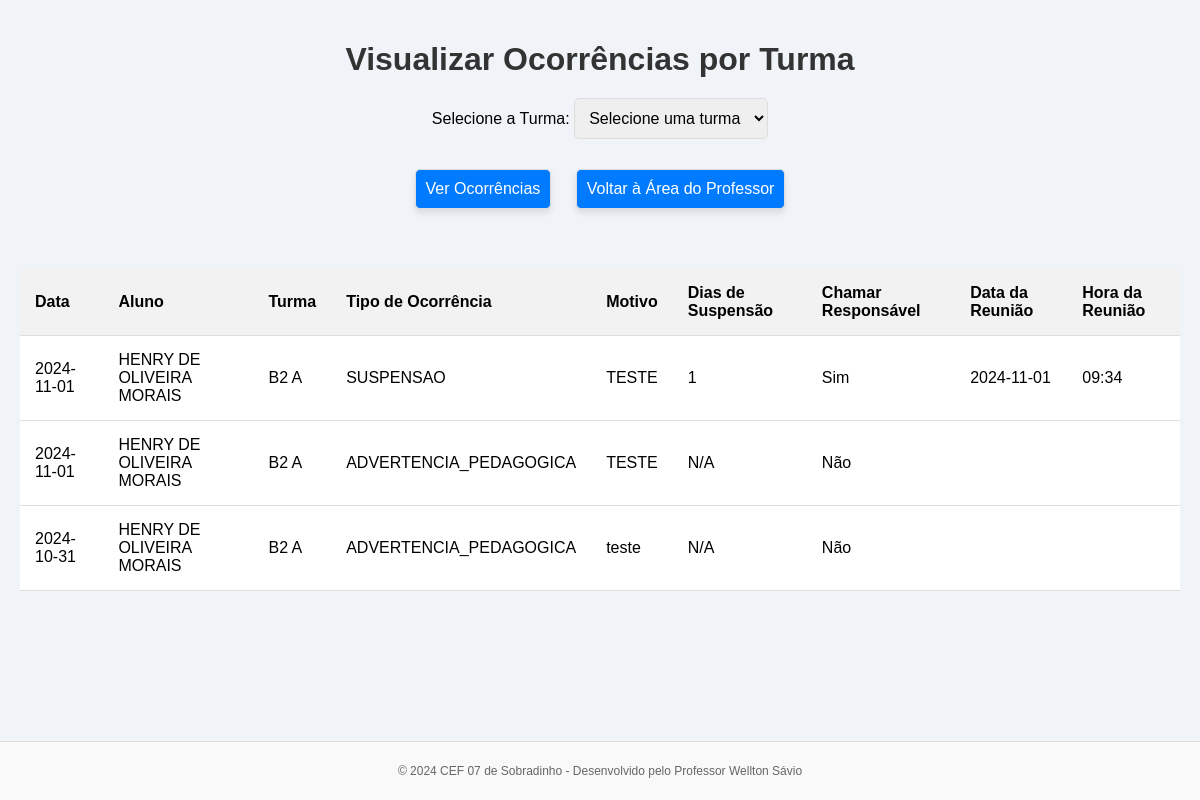
Screenshot of /visualizar_ocorrencias?turma_id=1 with the database file from the repository.
### tables this page shows
CREATE TABLE ocorrencias (
            id INTEGER PRIMARY KEY AUTOINCREMENT,
            aluno_id INTEGER,
            turma_id INTEGER,
            data TEXT,
            tipo_ocorrencia TEXT,
            motivo TEXT,
            professor TEXT,
            chamar_responsavel TEXT,
            data_reuniao TEXT,
            hora_reuniao TEXT,
            total_dias INTEGER DEFAULT 0,
            FOREIGN KEY (aluno_id) REFERENCES alunos(id),
            FOREIGN KEY (turma_id) REFERENCES turmas(id)
        );

CREATE TABLE alunos (
            id INTEGER PRIMARY KEY AUTOINCREMENT,
            nome TEXT NOT NULL,
            turma_id INTEGER,
            FOREIGN KEY (turma_id) REFERENCES turmas(id)
        );

CREATE TABLE turmas (
            id INTEGER PRIMARY KEY AUTOINCREMENT,
            nome TEXT UNIQUE NOT NULL
        , turno TEXT NOT NULL DEFAULT 'Matutino');

### app.py (the view)
@app.route('/visualizar_ocorrencias', methods=['GET'])
def visualizar_ocorrencias():
    conn = conectar_bd()
    cursor = conn.cursor()
    cursor.execute("SELECT id, nome FROM turmas")
    turmas = cursor.fetchall()
    turma_id = request.args.get('turma_id')
    ocorrencias = []
    if turma_id:
        cursor.execute('''
            SELECT ocorrencias.id, alunos.nome AS aluno_nome, turmas.nome AS turma_nome, ocorrencias.data,
                   ocorrencias.tipo_ocorrencia, ocorrencias.motivo, ocorrencias.total_dias,
                   ocorrencias.chamar_responsavel, COALESCE(ocorrencias.data_reuniao, 'N/A') AS data_reuniao,
                   COALESCE(ocorrencias.hora_reuniao, 'N/A') AS hora_reuniao
            FROM ocorrencias
            JOIN alunos ON ocorrencias.aluno_id = alunos.id
            JOIN turmas ON alunos.turma_id = turmas.id
            WHERE turmas.id = ?
            ORDER BY ocorrencias.data DESC
        ''', (turma_id,))
        ocorrencias = cursor.fetchall()
    cursor.close()
    conn.close()
    return render_template('visualizar_ocorrencias.html', ocorrencias=ocorrencias, turmas=turmas, turma_selecionada=turma_id)

### app.py (called while the page is built)
def conectar_bd():
    conn = sqlite3.connect('database.db')
    conn.row_factory = sqlite3.Row
    return conn

### templates/visualizar_ocorrencias.html (shortened to what this page needs)
<!DOCTYPE html>
<html lang="pt-BR">
<head>
    <link rel="stylesheet" href="{{ url_for('static', filename='styles.css') }}">
</head>
<body>
    <h1>Visualizar Ocorrências por Turma</h1>
    <div class="form-container">
        <form method="GET" action="{{ url_for('visualizar_ocorrencias') }}">
            <label for="turma_id">Selecione a Turma:</label>
            <select id="turma_id" name="turma_id" required>
                <option value="">Selecione uma turma</option>
            </select>
            <div class="button-container">
                <button type="submit" class="btn">Ver Ocorrências</button>
                <a href="{{ url_for('area_professor') }}" class="btn">Voltar à Área do Professor</a>
            </div>
        </form>
    </div>
    {% if ocorrencias %}
        <table>
            <thead>
                <tr>
                    <th>Data</th>
                    <th>Aluno</th>
                    <th>Turma</th>
                    <th>Tipo de Ocorrência</th>
                    <th>Motivo</th>
                    <th>Dias de Suspensão</th>
                    <th>Chamar Responsável</th>
                    <th>Data da Reunião</th>
                    <th>Hora da Reunião</th>
                </tr>
            </thead>
            <tbody>
                {% for ocorrencia in ocorrencias %}
                    <tr>
                        <td>{{ ocorrencia[3] }}</td>
                        <td>{{ ocorrencia[1] }}</td>
                        <td>{{ ocorrencia[2] }}</td>
                        <td>{{ ocorrencia[4] }}</td>
                        <td>{{ ocorrencia[5] }}</td>
                        <td>{{ ocorrencia[6] if ocorrencia[4] == 'SUSPENSAO' else 'N/A' }}</td>
                        <td>{{ 'Sim' if ocorrencia[7] == 'sim' else 'Não' }}</td>
                        <td>{{ ocorrencia[8] }}</td>
                        <td>{{ ocorrencia[9] }}</td>
                    </tr>
                {% endfor %}
            </tbody>
        </table>
    {% else %}
        {% if turma_selecionada %}
            <p class="message">Nenhuma ocorrência encontrada para a turma selecionada.</p>
        {% endif %}
    {% endif %}
    <footer>
        <p>© 2024 CEF 07 de Sobradinho - Desenvolvido pelo Professor Wellton Sávio</p>
    </footer>
</body>
</html>

### static/styles.css (style rules this page uses)
body { font-family: Arial, sans-serif; background-color: #eef2f3; text-align: center; margin-top: 50px; }
h1 { color: #444; }
.btn { display: inline-block; padding: 15px 25px; margin: 10px; background-color: #28a745; color: white; text-decoration: none; border-radius: 8px; transition: background-color 0.3s, box-shadow 0.3s; box-shadow: 0 4px 6px rgba(0, 0, 0, 0.1); }
footer { position: fixed; bottom: 0; width: 100%; background-color: #222; color: white; padding: 10px 0; text-align: center; font-size: 14px; }

### templates/visualizar_ocorrencias.html (style rules this page uses)
body { font-family: Arial, sans-serif; background-color: #f0f4f8; margin: 0; padding: 20px; display: flex; flex-direction: column; align-items: center; }
h1 { color: #333; margin-bottom: 20px; }
.form-container { margin-bottom: 20px; width: 100%; max-width: 600px; }
select, .btn { padding: 10px; margin-bottom: 20px; border-radius: 5px; border: 1px solid #ddd; font-size: 1em; }
.btn { background-color: #007bff; color: white; cursor: pointer; transition: background-color 0.3s; }
table { width: 100%; border-collapse: collapse; margin-top: 20px; }
th, td { padding: 15px; text-align: left; border-bottom: 1px solid #ddd; }
th { background-color: #f2f2f2; }
td { background-color: #ffffff; }
footer { text-align: center; margin-top: 40px; font-size: 12px; color: #666; padding: 10px; background-color: #f9f9f9; border-top: 1px solid #ddd; }

### rows the page displays
ocorrencias: data "2024-11-01", nome "HENRY DE OLIVEIRA MORAIS", nome "B2 A", tipo_ocorrencia "SUSPENSAO", motivo "TESTE", tipo_ocorrencia+total_dias "1", chamar_responsavel "Sim", ocorrencia "2024-11-01", hora_reuniao "09:34"
ocorrencias: data "2024-11-01", nome "HENRY DE OLIVEIRA MORAIS", nome "B2 A", tipo_ocorrencia "ADVERTENCIA_PEDAGOGICA", motivo "TESTE", tipo_ocorrencia "N/A", chamar_responsavel "Não"
ocorrencias: data "2024-10-31", nome "HENRY DE OLIVEIRA MORAIS", nome "B2 A", tipo_ocorrencia "ADVERTENCIA_PEDAGOGICA", motivo "teste", tipo_ocorrencia "N/A", chamar_responsavel "Não"
